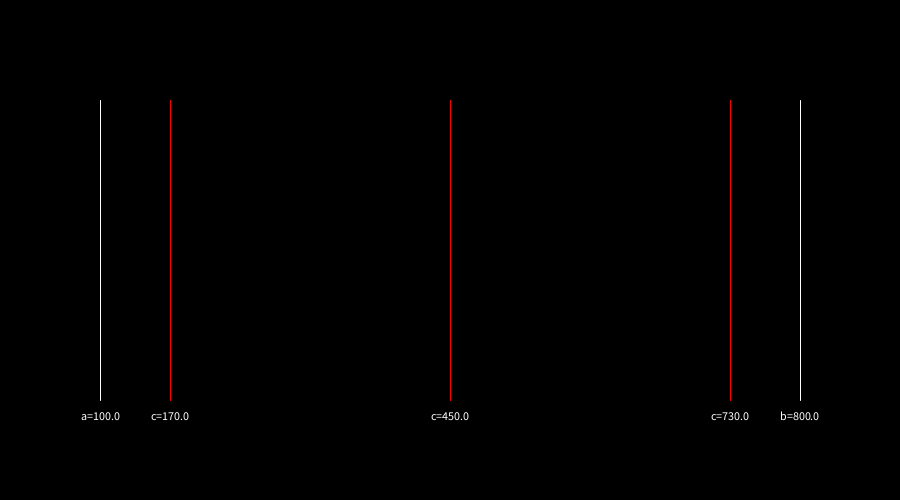
Frame 1 (no input)
Frame 60 (the mouse pressed at the canvas centre just before this capture): identical to frame 1, image omitted
Frame 120 (the mouse held since frame 60 and released just before this capture): identical to frame 1, image omitted

The Processing sketch that drew this single still picture (run headless with seeded random() and noise(); from frame 60 on, the mouse is pressed at the canvas centre):

// Processing sketch: sketch_01_lerp
// ── sketch_01_lerp.pde
float a = 100;
float b = 800;
float c;

void setup(){
  size(900,500);
  stroke(255);
  fill(255);
  textAlign(CENTER);
}


void draw(){
  background(0);
  
  //lerp(ラープ)と読む
  //lerpとは「Linear Interpolation」（線形補完）
  //ある値aと値bの間を補完した、aとbの間の値を計算することができる。
  //lerp関数には3つのパラメータがある。
  //
  // c = lerp(a, b, 0.5);
  //
  // この場合、cはaとbのちょうど中間の値となる。
  // 第３パラメータは必ず0〜1の間の値を指定する。
  // 第３パラメータが0 の時 cはaと同じにり、1の時 cはbと同じになる。
  
  stroke(255,0,0);
  
  // 第３パラメータが0.1 の時 cはab間の差の10%だけaから離れた値。
  c = lerp(a,b,0.1);
  line(c,100,c,height-100);
  text("c="+c,c,height-80);
  
  //第３パラメータが0.5 の時cはaとbのちょうど中間の値となる。
  c = lerp(a,b,0.5);
  line(c,100,c,height-100);
  text("c="+c,c,height-80);
  
  //第３パラメータが0.9 の時 cはab間の差の90%aから離れた値。
  c = lerp(a,b,0.9);
  line(c,100,c,height-100);
  text("c="+c,c,height-80);
  
  stroke(255);
  line(a,100,a,height-100);
  text("a="+a,a,height-80);
  line(b,100,b,height-100);
  text("b="+b,b,height-80);
  
}
